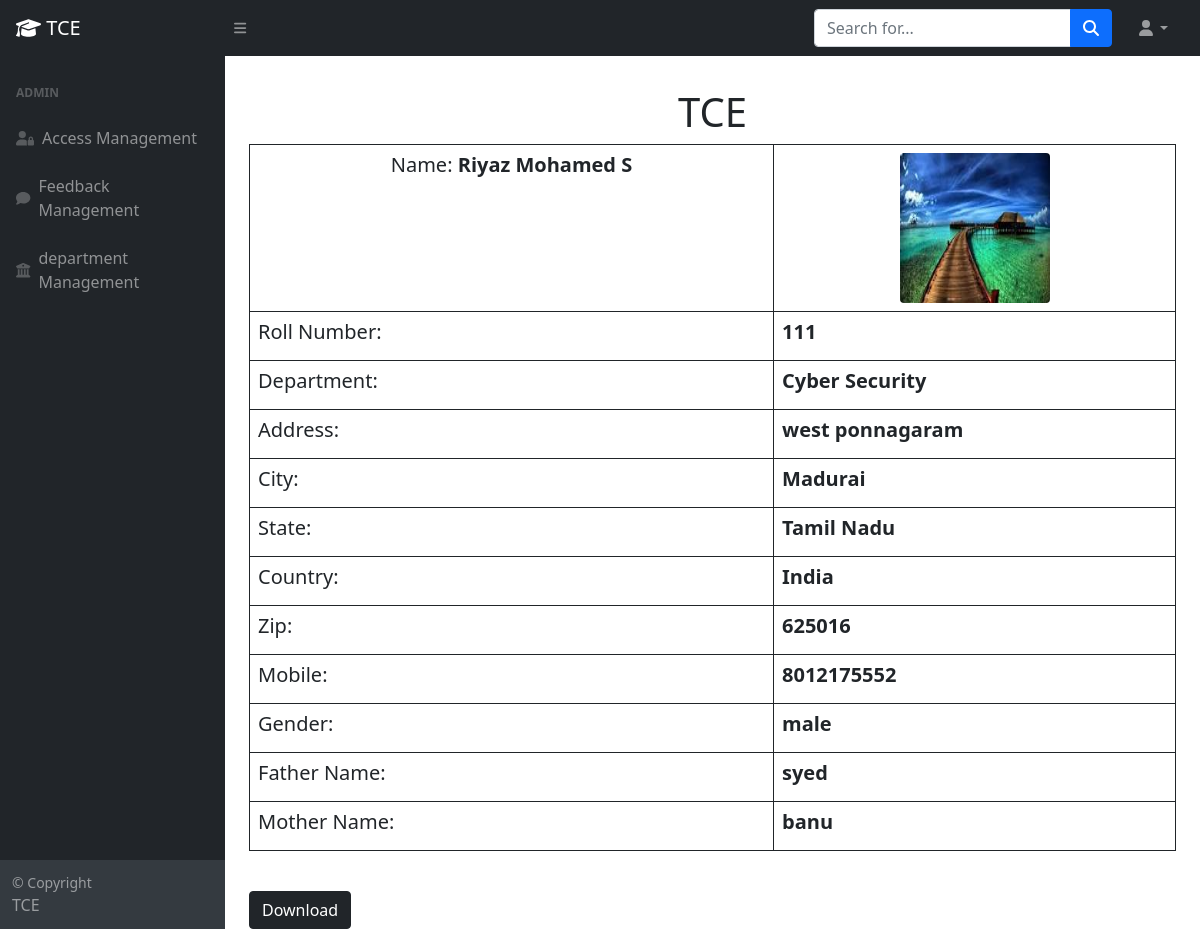
The app's page /adminshow.php?id=1 (signed in) with its own data.
### tables this page shows
CREATE TABLE `student_details` (
  `sdid` int(11) NOT NULL,
  `regid` int(11) NOT NULL,
  `firstname` varchar(20) NOT NULL,
  `lastname` varchar(20) NOT NULL,
  `rollno` varchar(15) NOT NULL,
  `department` varchar(20) NOT NULL,
  `address` varchar(50) NOT NULL,
  `country` varchar(20) NOT NULL,
  `state` varchar(20) NOT NULL,
  `city` varchar(20) NOT NULL,
  `zip` int(10) NOT NULL,
  `mobile` bigint(10) NOT NULL,
  `gender` varchar(10) NOT NULL
);

CREATE TABLE `student_profileimage` (
  `pid` int(11) NOT NULL,
  `regid` int(11) NOT NULL,
  `profileimage` blob NOT NULL
);

CREATE TABLE `student_family_details` (
  `fid` int(11) NOT NULL,
  `regid` int(11) NOT NULL,
  `fathername` varchar(20) NOT NULL,
  `mothername` varchar(20) NOT NULL
);

### adminshow.php (the view, shortened to what this page needs)
<!DOCTYPE html>
<html lang="en">
<head>
    <link href="https://cdn.jsdelivr.net/npm/bootstrap@5.2.1/dist/css/bootstrap.min.css" rel="stylesheet">
    <link href="css/styles.css" rel="stylesheet" />
</head>
<nav class="sb-topnav navbar navbar-expand navbar-dark bg-dark">
    <a class="navbar-brand ps-3" href="admindashboard.php"> <i class="fas fa-graduation-cap"></i> TCE</a>
    <button class="btn btn-link btn-sm order-1 order-lg-0 me-4 me-lg-0" id="sidebarToggle" href="#!"><i class="fas fa-bars"></i></button>
    <form class="d-none d-md-inline-block form-inline ms-auto me-0 me-md-3 my-2 my-md-0">
        <div class="input-group">
            <input class="form-control" type="text" placeholder="Search for..." aria-label="Search for..." aria-describedby="btnNavbarSearch" />
            <button class="btn btn-primary" id="btnNavbarSearch" type="button"><i class="fas fa-search"></i></button>
        </div>
    </form>
    <ul class="navbar-nav ms-auto ms-md-0 me-3 me-lg-4">
        <li class="nav-item dropdown">
            <a class="nav-link dropdown-toggle" id="navbarDropdown" href="#" role="button" data-bs-toggle="dropdown" aria-expanded="false"><i class="fas fa-user fa-fw"></i></a>
        </li>
    </ul>
</nav>
<div id="layoutSidenav">
    <div id="layoutSidenav_nav">
        <nav class="sb-sidenav accordion sb-sidenav-dark" id="sidenavAccordion">
            <div class="sb-sidenav-menu">
                <div class="nav">
                    <div class="sb-sidenav-menu-heading">Admin</div>
                    <a class="nav-link" href="adminuserblock.php">
                        <div class="sb-nav-link-icon"><i class="fas fa-user-lock"></i></div>
                        Access Management
                    </a>
                    <a class="nav-link" href="adminfeedback.php">
                        <div class="sb-nav-link-icon"><i class="fas fa-comment"></i></div>
                        Feedback Management
                    </a>
                    <a class="nav-link" href="admindepartment.php">
                        <div class="sb-nav-link-icon"><i class="fas fa-building-columns"></i></div>
                        department Management
                    </a>
                </div>
            </div>
            <div class="sb-sidenav-footer">
                <div class="small">&copy; Copyright</div>
                TCE
            </div>
        </nav>
    </div>
    <div id="layoutSidenav_content">
        <main>
            <body>
                <?php
                include("db_connection.php");
                $regid = $_GET['id'];
                try {
                    $con = new PDO($str, $user, $pass);
                    $con->setAttribute(PDO::ATTR_DEFAULT_FETCH_MODE, PDO::FETCH_OBJ);
                    $sql = "SELECT student_details.firstname, student_details.lastname, student_details.rollno, student_details.department, student_details.address, student_details.country, student_details.state, student_details.city, student_details.zip, student_details.mobile, student_details.gender, student_family_details.fathername, student_family_details.mothername, student_profileimage.profileimage FROM student_details JOIN student_family_details ON student_details.regid = student_family_details.regid JOIN student_profileimage ON student_details.regid = student_profileimage.regid WHERE student_details.regid = '$regid'";
                    $res = $con->query($sql);
                    while ($row = $res->fetch()) {
                ?>
                        <div class="container mt-3 pt-2" id="pdf">
                            <table class="table table-bordered border-dark">
                                <tbody>
                                    <h1 class="text-center mt-2">TCE</h1>
                                    <tr>
                                        <td colspan="2">
                                            <h5 class="text-center">Name: <strong><?php echo $row->firstname; ?>
                                                    <?php echo $row->lastname; ?></strong>
                                            </h5>
                                        </td>
                                        <td><img src="/sr/uploads/<?php echo $row->profileimage; ?>" class="mx-auto d-block rounded" alt="Student Profile Image" width="150" height="150" onclick="myFunction(this);"></td>
                                    </tr>
                                    <tr>
                                        <td>
                                            <h5>Roll Number:
                                            </h5>
                                        </td>
                                        <td colspan="2">
                                            <h5><strong><?php echo $row->rollno; ?></strong>
                                            </h5>
                                        </td>
                                    </tr>
                                    <tr>
                                        <td>
                                            <h5>Department:
                                            </h5>
                                        </td>
                                        <td colspan="2">
                                            <h5><strong><?php echo $row->department; ?></strong>
                                            </h5>
                                        </td>
                                    </tr>
                                    <tr>
                                        <td>
                                            <h5>Address:
                                            </h5>
                                        </td>
                                        <td colspan="2">
                                            <h5><strong><?php echo $row->address; ?></strong>
                                            </h5>
                                        </td>
                                    </tr>
                                    <tr>
                                        <td>
                                            <h5>City:
                                            </h5>
                                        </td>
                                        <td colspan="2">
                                            <h5><strong><?php echo $row->city; ?></strong>
                                            </h5>
                                        </td>
                                    </tr>
                                    <tr>
                                        <td>
                                            <h5>State:
                                            </h5>
                                        </td>
                                        <td colspan="2">
                                            <h5><strong><?php echo $row->state; ?></strong>
                                            </h5>
                                        </td>
                                    </tr>
                                    <tr>
                                        <td>
                                            <h5>Country:
                                            </h5>
                                        </td>
                                        <td colspan="2">
                                            <h5><strong><?php echo $row->country; ?></strong>
                                            </h5>
                                        </td>
                                    </tr>
                                    <tr>
                                        <td>
                                            <h5>Zip:
                                            </h5>
                                        </td>
                                        <td colspan="2">
                                            <h5><strong><?php echo $row->zip; ?></strong>
                                            </h5>
                                        </td>
                                    </tr>
                                    <tr>
                                        <td>
                                            <h5>Mobile:
                                            </h5>
                                        </td>
                                        <td colspan="2">
                                            <h5><strong><?php echo $row->mobile; ?></strong>
                                            </h5>
                                        </td>
                                    </tr>
                                    <tr>
                                        <td>
                                            <h5>Gender:
                                            </h5>
                                        </td>
                                        <td colspan="2">
                                            <h5><strong><?php echo $row->gender; ?></strong>
                                            </h5>
                                        </td>
                                    </tr>
                                    <tr>
                                        <td>
                                            <h5>Father Name:
                                            </h5>
                                        </td>
                                        <td colspan="2">
                                            <h5><strong><?php echo $row->fathername; ?></strong>
                                            </h5>
                                        </td>
                                    </tr>
                                    <tr>
                                        <td>
                                            <h5>Mother Name:
                                            </h5>
                                        </td>
                                        <td colspan="2">
                                            <h5><strong><?php echo $row->mothername; ?></strong>
                                            </h5>
                                        </td>
                                    </tr>
                                </tbody>
                            </table>
                        </div>
                        <br>
                <?php
                    }
                } catch (Exception $e) {
                    echo "Error: " . $e->getMessage();
                }
                ?>
                <div class="container">
                    <button type="button" class="btn btn-dark" id="download">Download</button>
                </div>
            </body>
        </main>
    </div>
</div>
</html>

### records on screen
student_details: firstname "Riyaz", lastname "Mohamed S", student_profileimage.profileimage (picture), rollno "111", department "Cyber Security", address "west ponnagaram", city "Madurai", state "Tamil Nadu", country "India", zip "625016", mobile "8012175552", gender "male", student_family_details.fathername "syed", student_family_details.mothername "banu"
